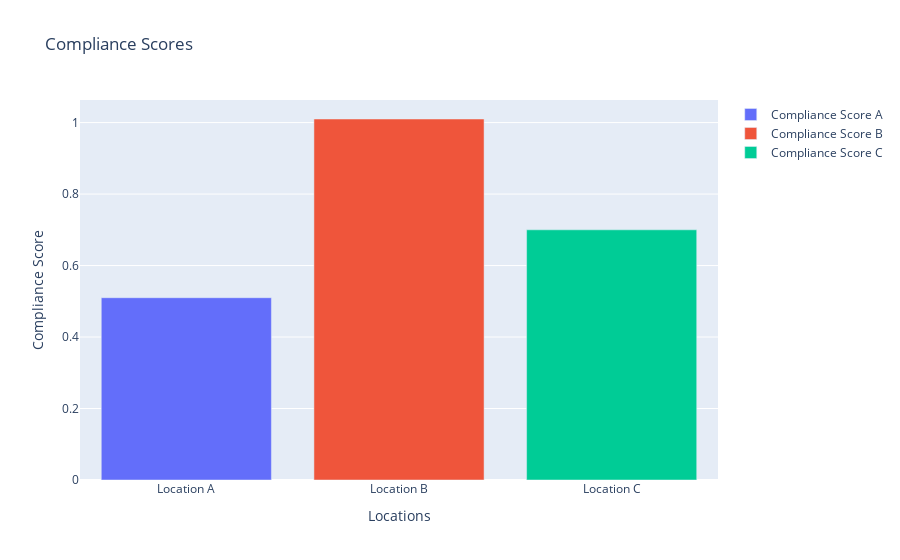

This figure's notebook cell:
### Code cell
import plotly.graph_objects as go
fig = go.Figure()
fig.add_trace(go.Bar(x=["Location A"], y=[concatenated_df["Compliance Score A"].sum()], name="Compliance Score A"))
fig.add_trace(go.Bar(x=["Location B"], y=[concatenated_df["Compliance Score B"].sum()], name="Compliance Score B"))
fig.add_trace(go.Bar(x=["Location C"], y=[concatenated_df["Compliance Score C"].sum()], name="Compliance Score C"))
fig.update_layout(
    title="Compliance Scores",
    xaxis_title="Locations",
    yaxis_title="Compliance Score",
    barmode="group"
)
pio.write_html(fig, file='compliance_locSF.html', auto_open=False)
fig.show()

### Figure 1 — Plotly figure (JSON) as saved in the notebook; plotly's stock layout.template omitted (floating-point values rounded to 4 significant figures)
{"data": [{"name": "Compliance Score A", "type": "bar", "x": ["Location A"], "y": [0.51]}, {"name": "Compliance Score B", "type": "bar", "x": ["Location B"], "y": [1.01]}, {"name": "Compliance Score C", "type": "bar", "x": ["Location C"], "y": [0.7]}], "layout": {"barmode": "group", "title": {"text": "Compliance Scores"}, "xaxis": {"title": {"text": "Locations"}}, "yaxis": {"title": {"text": "Compliance Score"}}}}
